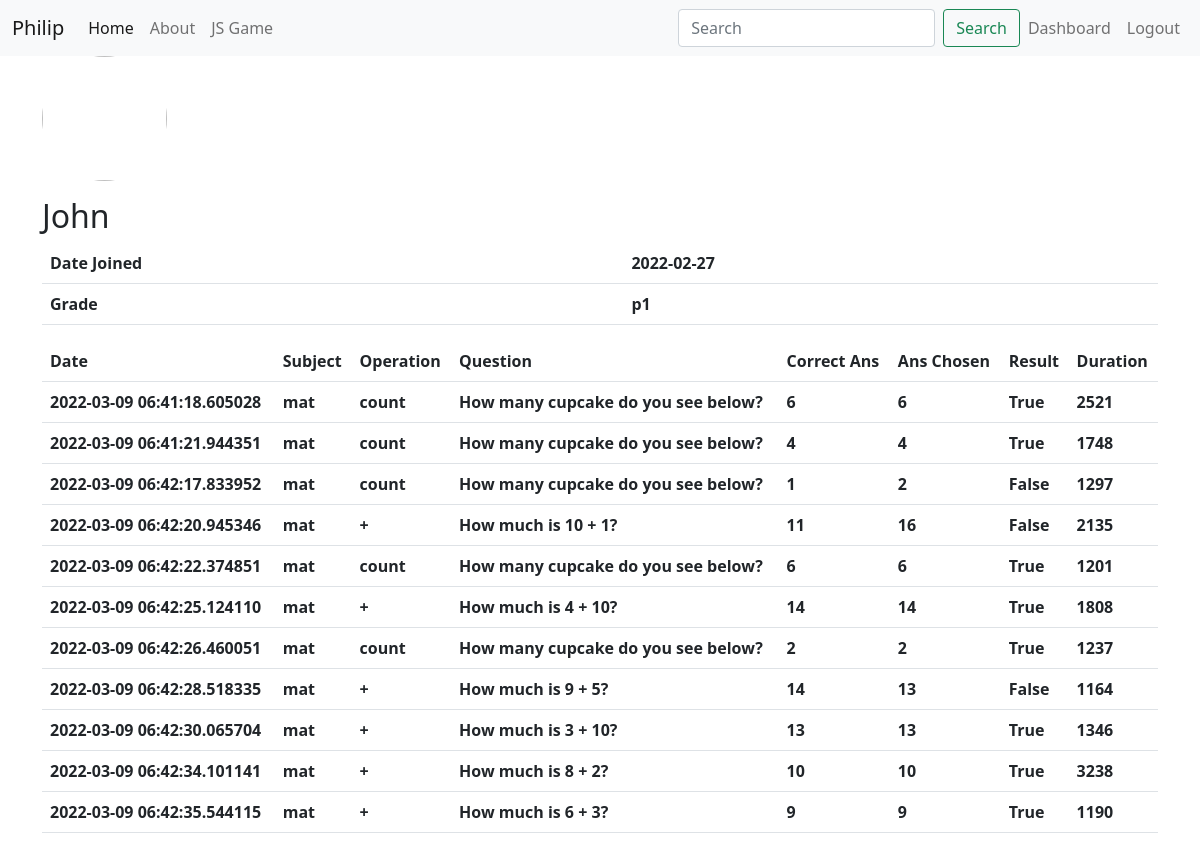
The page /3 (signed in) on the database as committed earlier.
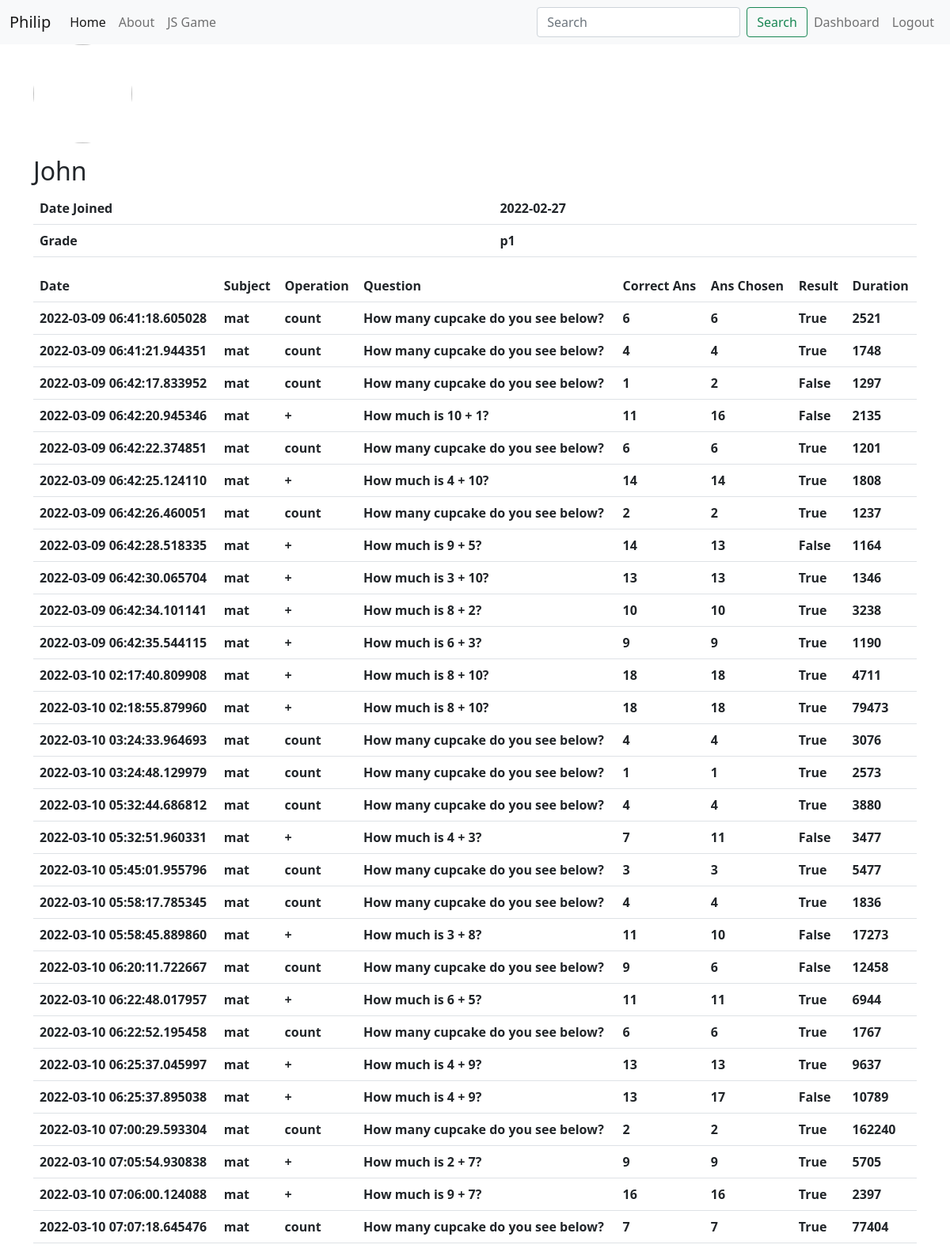
The same page on the database as committed later.
### myPortfolio/models.py (models this page shows, shortened)
class User(db.Model, UserMixin):
    id = db.Column(db.Integer, primary_key=True)
    username = db.Column(db.String(20), unique=True, nullable=False)
    password = db.Column(db.String(60), nullable=False)
    role = db.Column(db.String(20), nullable=False)
    first_name = db.Column(db.String(20), nullable=False)
    date_joined = db.Column(db.Date, nullable=False, default=datetime.utcnow)
    image_file = db.Column(db.String(20), nullable=False, default='default.png')

class Child(db.Model):
    id = db.Column(db.Integer, db.ForeignKey('user.id'), primary_key=True)
    parent_id = db.Column(db.Integer, db.ForeignKey('parent.id'), nullable=False)
    grade = db.Column(db.String(2), nullable=False)
    game_characters = db.relationship('Game_Character_Save', backref='child', lazy=True)

class Progress(db.Model):
    id = db.Column(db.Integer, primary_key=True)
    child_id = db.Column(db.Integer, db.ForeignKey('child.id'), nullable=False)
    date = db.Column(db.DateTime, nullable=False, default=datetime.utcnow)
    subject = db.Column(db.String(3), nullable=False)
    result = db.Column(db.Boolean, nullable=False)
    operation = db.Column(db.String(), nullable=False)
    question = db.Column(db.String(), nullable=False)
    correct_ans = db.Column(db.String(), nullable=False)
    ans_chosen = db.Column(db.String(), nullable=False)
    duration = db.Column(db.Integer, nullable=False)

### myPortfolio/routes.py (the view)
@app.route("/<id>")
@login_required
def view(id):
    user = User.query.filter_by(id=id).first()
    if user:
        if id == current_user.id:
            return redirect(url_for('dashboard'))
        else:
            if user.role == 'child':
                child = Child.query.filter_by(id=user.id).first()
                if current_user.id == child.parent_id:
                    progressRecord = []
                    progressList = Progress.query.filter_by(child_id=child.id).all()
                    childObj = {
                        'id': user.id,
                        'parent_id': current_user.id,
                        'grade': child.grade,
                        'first_name': user.first_name,
                        'date_joined': user.date_joined,
                        'image_file': url_for('static', filename='img/profile_pics/' + user.image_file),
                    }
                    for progress in progressList:
                        progressObj = {
                            'date': progress.date,
                            'subject': progress.subject,
                            'operation': progress.operation,
                            'question': progress.question,
                            'correct_ans': progress.correct_ans,
                            'ans_chosen': progress.ans_chosen,
                            'result': progress.result,
                            'duration': progress.duration,
                        }
                        progressRecord.append(progressObj)
                    return render_template('view-child.html', title='Child Detail', child=childObj, progress=progressRecord)
    else:
        return redirect(url_for('home'))

### myPortfolio/models.py (called while the page is built)
@login_manager.user_loader
def load_user(user_id):
    return User.query.get(int(user_id))

### myPortfolio/templates/view-child.html
{% extends "layout.html" %}
{% block content %}
    <div class="content-section">
        <img class="rounded-circle account-img" src="{{ child.image_file }}">
        <div class="media-body">
            <h2 class="account-heading">{{ child.first_name }}</h2>
            <table class="table">
                <tr>
                    <th scope="row">Date Joined</th>
                    <th>{{ child.date_joined }}</th>
                </tr>
                <tr>
                    <th scope="row">Grade</th>
                    <th>{{ child.grade }}</th>
                </tr>
            </table>
        </div>
        <div class="media-body">
            <table class="table">
                <tr>
                    <th>Date</th>
                    <th>Subject</th>
                    <th>Operation</th>
                    <th>Question</th>
                    <th>Correct Ans</th>
                    <th>Ans Chosen</th>
                    <th>Result</th>
                    <th>Duration</th>
                </tr>
                {% for prog in progress %}
                    <tr>
                        <th>{{ prog.date }}</th>
                        <th>{{ prog.subject }}</th>
                        <th>{{ prog.operation }}</th>
                        <th>{{ prog.question }}</th>
                        <th>{{ prog.correct_ans }}</th>
                        <th>{{ prog.ans_chosen }}</th>
                        <th>{{ prog.result }}</th>
                        <th>{{ prog.duration }}</th>
                    </tr>
                {% endfor %}
            </table>
        </div>
    </div>
{% endblock content %}

### myPortfolio/templates/layout.html (shortened to what this page needs)
<!DOCTYPE html>
<html>
<head>
    <link href="https://cdn.jsdelivr.net/npm/bootstrap@5.1.3/dist/css/bootstrap.min.css" rel="stylesheet">
    <link rel="stylesheet" type="text/css" href="{{ url_for('static', filename='main.css') }}">
</head>
<body>
    <nav class="navbar navbar-expand-lg navbar-light bg-light">
        <div class="container-fluid">
          <a class="navbar-brand" href="#">Philip</a>
          <div class="collapse navbar-collapse" id="navbarSupportedContent">
            <ul class="navbar-nav me-auto mb-2 mb-lg-0">
              <li class="nav-item">
                <a class="nav-link active" aria-current="page" href="{{ url_for('home') }}">Home</a>
              </li>
              <li class="nav-item">
                <a class="nav-link" href="{{ url_for('about') }}">About</a>
              </li>
              <li class="nav-item">
                <a class="nav-link" href="{{ url_for('jsGame') }}">JS Game</a>
              </li>
            </ul>
            <form class="d-flex">
              <input class="form-control me-2" type="search" placeholder="Search" aria-label="Search">
              <button class="btn btn-outline-success" type="submit">Search</button>
            </form>
            <div class="navbar-nav">
              {% if current_user.is_authenticated %}
                <a class="nav-item nav-link" href="{{ url_for('dashboard') }}">Dashboard</a>
                <a class="nav-item nav-link" href="{{ url_for('logout') }}">Logout</a>
              {% else %}
                <a class="nav-item nav-link" href="{{ url_for('login') }}">Login</a>
                <a class="nav-item nav-link" href="{{ url_for('register') }}">Register</a>
              {% endif %}
            </div>
          </div>
        </div>
      </nav>
    <main role="main" class="container">
        {% block content %}{% endblock %}
    </main>
</body>
</html>

### myPortfolio/static/main.css (style rules this page uses)
body { margin: 0; padding: 0; }
.account-img { height: 125px; width: 125px; margin-right: 20px; margin-bottom: 16px; }

Rows that differ between the two databases and show on the page:
added Progress: date "2022-03-10 02:17:40.809908", subject "mat", operation "+", question "How much is 8 + 10?", correct_ans "18", ans_chosen "18", result "True", duration "4711"
added Progress: date "2022-03-10 02:18:55.879960", subject "mat", operation "+", question "How much is 8 + 10?", correct_ans "18", ans_chosen "18", result "True", duration "79473"
added Progress: date "2022-03-10 03:24:33.964693", subject "mat", operation "count", question "How many cupcake do you see below?", correct_ans "4", ans_chosen "4", result "True", duration "3076"
added Progress: date "2022-03-10 03:24:48.129979", subject "mat", operation "count", question "How many cupcake do you see below?", correct_ans "1", ans_chosen "1", result "True", duration "2573"
added Progress: date "2022-03-10 05:32:44.686812", subject "mat", operation "count", question "How many cupcake do you see below?", correct_ans "4", ans_chosen "4", result "True", duration "3880"
added Progress: date "2022-03-10 05:32:51.960331", subject "mat", operation "+", question "How much is 4 + 3?", correct_ans "7", ans_chosen "11", result "False", duration "3477"
added Progress: date "2022-03-10 05:45:01.955796", subject "mat", operation "count", question "How many cupcake do you see below?", correct_ans "3", ans_chosen "3", result "True", duration "5477"
added Progress: date "2022-03-10 05:58:17.785345", subject "mat", operation "count", question "How many cupcake do you see below?", correct_ans "4", ans_chosen "4", result "True", duration "1836"
added Progress: date "2022-03-10 05:58:45.889860", subject "mat", operation "+", question "How much is 3 + 8?", correct_ans "11", ans_chosen "10", result "False", duration "17273"
added Progress: date "2022-03-10 06:20:11.722667", subject "mat", operation "count", question "How many cupcake do you see below?", correct_ans "9", ans_chosen "6", result "False", duration "12458"
added Progress: date "2022-03-10 06:22:48.017957", subject "mat", operation "+", question "How much is 6 + 5?", correct_ans "11", ans_chosen "11", result "True", duration "6944"
added Progress: date "2022-03-10 06:22:52.195458", subject "mat", operation "count", question "How many cupcake do you see below?", correct_ans "6", ans_chosen "6", result "True", duration "1767"
added Progress: date "2022-03-10 06:25:37.045997", subject "mat", operation "+", question "How much is 4 + 9?", correct_ans "13", ans_chosen "13", result "True", duration "9637"
added Progress: date "2022-03-10 06:25:37.895038", subject "mat", operation "+", question "How much is 4 + 9?", correct_ans "13", ans_chosen "17", result "False", duration "10789"
added Progress: date "2022-03-10 07:00:29.593304", subject "mat", operation "count", question "How many cupcake do you see below?", correct_ans "2", ans_chosen "2", result "True", duration "162240"
added Progress: date "2022-03-10 07:05:54.930838", subject "mat", operation "+", question "How much is 2 + 7?", correct_ans "9", ans_chosen "9", result "True", duration "5705"
added Progress: date "2022-03-10 07:06:00.124088", subject "mat", operation "+", question "How much is 9 + 7?", correct_ans "16", ans_chosen "16", result "True", duration "2397"
added Progress: date "2022-03-10 07:07:18.645476", subject "mat", operation "count", question "How many cupcake do you see below?", correct_ans "7", ans_chosen "7", result "True", duration "77404"
